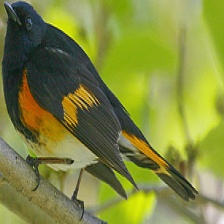
#> input picture dataset/American_Redstart_0064_103081.jpg, 224 x 224 px; its folder holds only this picture in this run
$ python -i feature_extractor.py   (imports and definitions only)
#> lines starting #> are read from the running program, lines starting #| are printed output that depends on the picture
"""
Trích đặc trưng từ ảnh chim sử dụng PIL
"""

import numpy as np
from PIL import Image, ImageFilter
import os


def extract_color_histogram(image_path, bins=8):
    """
    Trích histogram màu từ ảnh

    Args:
        image_path: đường dẫn tới file ảnh
        bins: số bin cho histogram

    Returns:
        numpy array 1D chứa histogram
    """
    try:
        img = Image.open(image_path).convert('RGB')
        features = []

        for channel_idx in range(3):  # RGB
            data = img.split()[channel_idx]
            hist = data.histogram()
            # Giảm dimension lại
            hist_reduced = [sum(hist[i*len(hist)//bins:(i+1)*len(hist)//bins])
                           for i in range(bins)]
            features.extend(hist_reduced)

        return np.array(features, dtype=float)
    except:
        return np.random.randn(bins * 3)


def extract_edge_features(image_path, bins=8):
    """
    Trích đặc trưng cạnh sử dụng edge detection

    Args:
        image_path: đường dẫn tới file ảnh
        bins: số bin cho histogram

    Returns:
        numpy array 1D
    """
    try:
        img = Image.open(image_path).convert('L')  # Grayscale

        # Sử dụng FIND_EDGES filter
        edges = img.filter(ImageFilter.FIND_EDGES)

        # Lấy histogram của cạnh
        hist = edges.histogram()
        hist_reduced = [sum(hist[i*len(hist)//bins:(i+1)*len(hist)//bins])
                       for i in range(bins)]

        return np.array(hist_reduced, dtype=float)
    except:
        return np.random.randn(bins)


def extract_shape_features(image_path):
    """
    Trích đặc trưng hình dạng cơ bản

    Args:
        image_path: đường dẫn tới file ảnh

    Returns:
        numpy array 1D chứa các đặc trưng
    """
    try:
        img = Image.open(image_path).convert('L')

        # Resize ảnh thành 8x8 để lấy crude shape features
        small = img.resize((8, 8))

        # Chuyển đổi thành numpy array và chuẩn hóa về 0-1
        small_array = np.array(small, dtype=float) / 255.0

        features = [
            np.mean(small_array),          # Bình quân sáng
            np.std(small_array),           # Độ lệch chuẩn
            np.percentile(small_array, 25),  # 25th percentile
            np.percentile(small_array, 75),  # 75th percentile
        ]

        return np.array(features, dtype=float)
    except:
        return np.random.randn(4)


# [14 lines left out: function preprocess_image, not called in this run]


def extract_features(image_path):
    """
    Trích đặc trưng từ một ảnh bằng cách kết hợp nhiều phương pháp

    Args:
        image_path: đường dẫn tới file ảnh

    Returns:
        numpy array 1D chứa các đặc trưng
    """
    try:
        # Trích các loại đặc trưng khác nhau
        color_hist = extract_color_histogram(image_path, bins=8)     # 24 features
#> in extract_color_histogram, img is the input picture: PIL image 224x224 RGB; mean R, G, B 128.8, 136.6, 63.5
#> the loop in extract_color_histogram, `for channel_idx in range(3):` made 3 passes
#> hist_reduced on passes 1 to 3: [1954, 7382, 3414, 5381, 16373, 11736, 3880, 56], [277, 7881, 5364, 5525, 7731, 17261, 5032, 1105], [10059, 17959, 12071, 7323, 2161, 527, 62, 14]
#> pass 1, in extract_color_histogram, `data = img.split()[channel_idx]`:
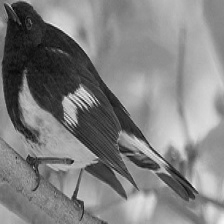
#> data: PIL image 224x224 L; min 6, max 243, mean 128.8
#> pass 2, in extract_color_histogram, `data = img.split()[channel_idx]`:
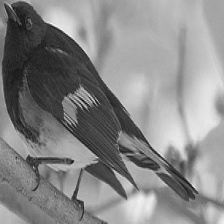
#> data: PIL image 224x224 L; min 7, max 253, mean 136.6
#> pass 3, in extract_color_histogram, `data = img.split()[channel_idx]`:
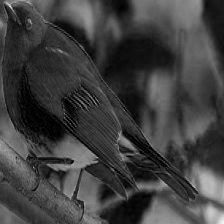
#> data: PIL image 224x224 L; min 0, max 243, mean 63.5
#> after the loop in extract_color_histogram, `for channel_idx in range(3):`: features = [1954, 7382, 3414, 5381, 16373, 11736, 3880, 56, 277, 7881, 5364, 5525, 7731, 17261, 5032, 1105, 10059, 17959, 12071, 7323, 2161, 527, 62, 14]
#> color_hist = 24 values, max 17959 at index 17, min 14 at index 23, mean 6272
        edge_hist = extract_edge_features(image_path, bins=8)        # 8 features
#> in extract_edge_features, `img = Image.open(image_path).convert('L')`:
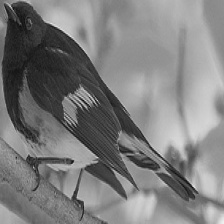
#> img: PIL image 224x224 L; min 10, max 239, mean 125.9
#> in extract_edge_features, `edges = img.filter(ImageFilter.FIND_EDGES)`:
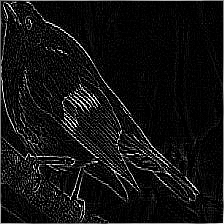
#> edges: PIL image 224x224 L; min 0, max 255, mean 18.5
#> in extract_edge_features, `hist = edges.histogram()`: hist = 256 values, max 25172 at index 0, min 1 at index 252, mean 196
#> in extract_edge_features, `hist_reduced = [sum(hist[i*len(hist)//bins:(i+1)*len(hist)//bins]) for..`: hist_reduced = [42520, 3202, 1308, 914, 944, 558, 202, 528]
#> edge_hist = [42520, 3202, 1308, 914, 944, 558, 202, 528]
        shape_features = extract_shape_features(image_path)          # 4 features
#> in extract_shape_features, `features = [ np.mean(small_array),`: features = [0.493, 0.156, 0.391, 0.605]
#> shape_features = [0.493, 0.156, 0.391, 0.605]

        # Kết hợp tất cả
        all_features = np.concatenate([color_hist, edge_hist, shape_features])
#> all_features = 36 values, max 42520 at index 24, min 0.156 at index 33, mean 5575.2
        return all_features
    except Exception as e:
        print(f"Lỗi trích đặc trưng từ {image_path}: {e}")
        # Trả về vector ngẫu nhiên nếu lỗi
        return np.random.randn(36)  # 24 + 8 + 4


# [34 lines left out: function batch_extract_features, not called in this run]

>>> result = extract_features('../dataset/American_Redstart_0064_103081.jpg')
#> result has the same summary as all_features in extract_features

$ run again, on dataset/American_Three_Toed_Woodpecker_0034_796165.jpg
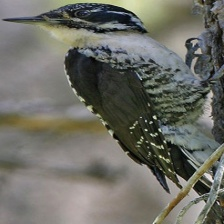
#> input picture dataset/American_Three_Toed_Woodpecker_0034_796165.jpg, 224 x 224 px
#> in extract_color_histogram, img is the input picture: PIL image 224x224 RGB; mean R, G, B 109.5, 109.6, 101.7
#> the loop in extract_color_histogram, `for channel_idx in range(3):` made 3 passes
#> hist_reduced on passes 1 to 3: [3266, 7806, 4457, 13674, 16122, 4295, 536, 20], [2486, 8014, 4628, 14862, 15821, 3705, 639, 21], [4425, 7690, 6859, 13951, 14118, 2987, 138, 8]
#> pass 1, in extract_color_histogram, `data = img.split()[channel_idx]`:
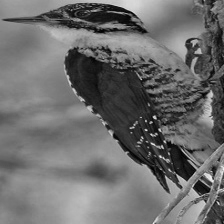
#> data: PIL image 224x224 L; min 0, max 241, mean 109.5
#> after the loop in extract_color_histogram, `for channel_idx in range(3):`: features = [3266, 7806, 4457, 13674, 16122, 4295, 536, 20, 2486, 8014, 4628, 14862, 15821, 3705, 639, 21, 4425, 7690, 6859, 13951, 14118, 2987, 138, 8]
#> color_hist = 24 values, max 16122 at index 4, min 8 at index 23, mean 6272
#> img: PIL image 224x224 L
#> in extract_edge_features, `edges = img.filter(ImageFilter.FIND_EDGES)`:
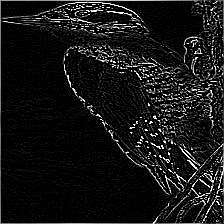
#> edges: PIL image 224x224 L; min 0, max 255, mean 22.2
#> in extract_edge_features, `hist = edges.histogram()`: hist = 256 values, max 25712 at index 0, min 3 at index 232, mean 196
#> in extract_edge_features, `hist_reduced = [sum(hist[i*len(hist)//bins:(i+1)*len(hist)//bins]) for..`: hist_reduced = [41716, 2737, 1536, 1199, 876, 558, 423, 1131]
#> in extract_shape_features, `features = [ np.mean(small_array),`: features = [0.426, 0.11, 0.357, 0.507]
#> all_features = 36 values, max 41716 at index 24, min 0.11 at index 33, mean 5575.1
#> result has the same summary as all_features in extract_features

$ run again, on dataset/Artic_Tern_0015_141829.jpg
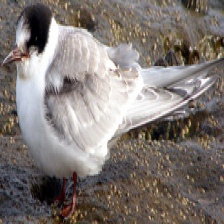
#> input picture dataset/Artic_Tern_0015_141829.jpg, 224 x 224 px
#> in extract_color_histogram, img is the input picture: PIL image 224x224 RGB; mean R, G, B 128, 119.9, 115.8
#> the loop in extract_color_histogram, `for channel_idx in range(3):` made 3 passes
#> hist_reduced on passes 1 to 3: [1627, 3982, 10589, 13187, 6701, 4800, 4572, 4718], [2266, 5621, 13324, 10599, 5259, 4391, 4692, 4024], [3163, 6669, 14124, 8727, 4314, 4283, 4809, 4087]
#> pass 1, in extract_color_histogram, `data = img.split()[channel_idx]`:
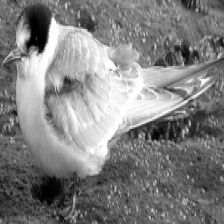
#> data: PIL image 224x224 L; min 0, max 255, mean 128
#> after the loop in extract_color_histogram, `for channel_idx in range(3):`: features = [1627, 3982, 10589, 13187, 6701, 4800, 4572, 4718, 2266, 5621, 13324, 10599, 5259, 4391, 4692, 4024, 3163, 6669, 14124, 8727, 4314, 4283, 4809, 4087]
#> color_hist = 24 values, max 14124 at index 18, min 1627 at index 0, mean 6272
#> img: PIL image 224x224 L
#> in extract_edge_features, `edges = img.filter(ImageFilter.FIND_EDGES)`:
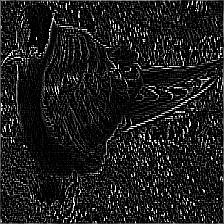
#> edges: PIL image 224x224 L; min 0, max 255, mean 29.6
#> in extract_edge_features, `hist = edges.histogram()`: hist = 256 values, max 25205 at index 0, min 3 at index 204, mean 196
#> in extract_edge_features, `hist_reduced = [sum(hist[i*len(hist)//bins:(i+1)*len(hist)//bins]) for..`: hist_reduced = [35717, 6015, 3550, 1991, 988, 572, 364, 979]
#> in extract_shape_features, `features = [ np.mean(small_array),`: features = [0.479, 0.192, 0.35, 0.604]
#> all_features = 36 values, max 35717 at index 24, min 0.192 at index 33, mean 5575.2
#> result has the same summary as all_features in extract_features

$ run again, on dataset/Black_And_White_Warbler_0024_160057.jpg
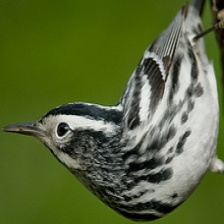
#> input picture dataset/Black_And_White_Warbler_0024_160057.jpg, 224 x 224 px
#> in extract_color_histogram, img is the input picture: PIL image 224x224 RGB; mean R, G, B 89.6, 103.9, 54.9
#> the loop in extract_color_histogram, `for channel_idx in range(3):` made 3 passes
#> hist_reduced on passes 1 to 3: [3067, 7063, 27043, 3356, 3159, 2731, 3450, 307], [2601, 3971, 16196, 17403, 3269, 2840, 3425, 471], [29308, 5103, 3402, 3277, 3108, 2514, 3239, 225]
#> pass 1, in extract_color_histogram, `data = img.split()[channel_idx]`:
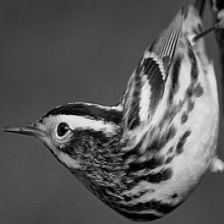
#> data: PIL image 224x224 L; min 0, max 246, mean 89.6
#> after the loop in extract_color_histogram, `for channel_idx in range(3):`: features = [3067, 7063, 27043, 3356, 3159, 2731, 3450, 307, 2601, 3971, 16196, 17403, 3269, 2840, 3425, 471, 29308, 5103, 3402, 3277, 3108, 2514, 3239, 225]
#> color_hist = 24 values, max 29308 at index 16, min 225 at index 23, mean 6272
#> img: PIL image 224x224 L
#> in extract_edge_features, `edges = img.filter(ImageFilter.FIND_EDGES)`:
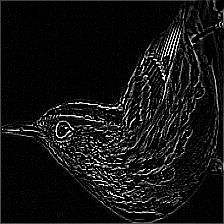
#> edges: PIL image 224x224 L; min 0, max 255, mean 19.7
#> in extract_edge_features, `hist = edges.histogram()`: hist = 256 values, max 25892 at index 0, min 1 at index 240, mean 196
#> in extract_edge_features, `hist_reduced = [sum(hist[i*len(hist)//bins:(i+1)*len(hist)//bins]) for..`: hist_reduced = [41591, 2854, 2488, 1072, 677, 469, 276, 749]
#> in extract_shape_features, `features = [ np.mean(small_array),`: features = [0.372, 0.123, 0.294, 0.416]
#> all_features = 36 values, max 41591 at index 24, min 0.123 at index 33, mean 5575.1
#> result has the same summary as all_features in extract_features
